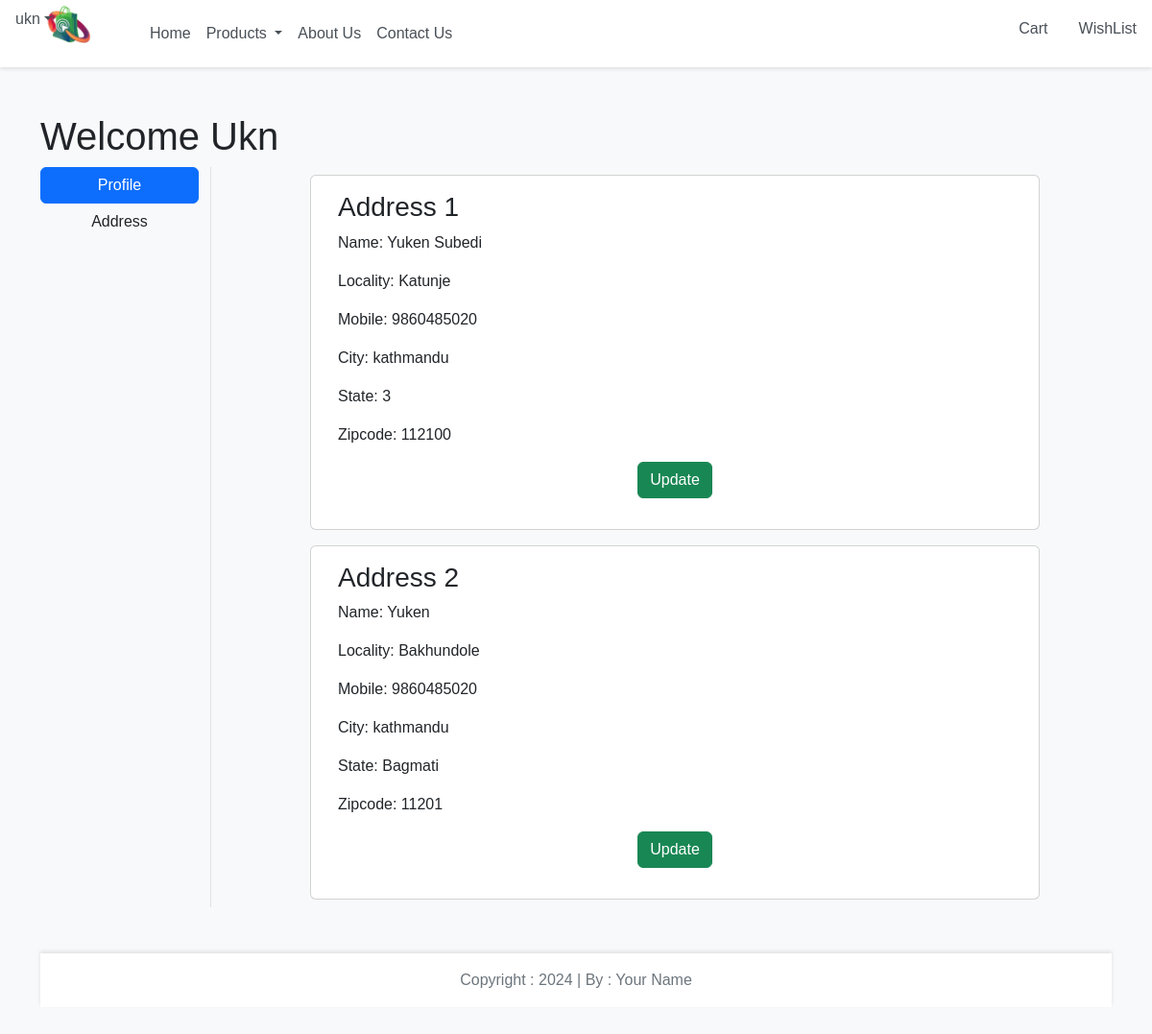
The page /address/ (signed in) on the database its author committed.
### app/models.py (models this page shows, shortened)
class Customer(models.Model):
    user = models.ForeignKey(User, on_delete=models.CASCADE)
    name = models.CharField(max_length=200)
    locality = models.CharField(max_length=200)
    city =  models.CharField(max_length= 100)
    mobile = models.IntegerField(default = 0)
    zipcode = models.IntegerField()
    state = models.CharField(choices=STATE_CHOICES,max_length=100)

### app/views.py (the view)
# urls.py: path("address/", views.address,name="address"),
@login_required
def address(request):
    add= Customer.objects.filter(user=request.user)
    return render(request, 'app/address.html',locals())

### app/templates/app/address.html (shortened to what this page needs)
{% extends 'app/base.html' %}
{% load static %}
{% block main-content %}
<div class="container my-5">
    <div class="row">
        <h1> Welcome <span class="text-capitalize">{{request.user}}</span></h1>
    <div class="col-sm-2 border-end">
        <ul class="list-unstyled">
            <li class="d-grid"><a href="{% url 'profile' %}" class="btn btn-primary">Profile</a></li>
            <li class="d-grid"><a href="{% url 'address' %}" class="btn ">Address</a></li>
        </ul>
    </div>
    <div class="col-sm-8 offset-sm-1">
        <div class="row">
            {% for ad in add %}
                <div class="card m-2">
                    <div class="card-body">
                        <h3>Address {{ forloop.counter }}</h3>
                        <p>Name: {{ad.name}}</p>
                        <p>Locality: {{ad.locality}}</p>
                        <p>Mobile: {{ad.mobile}}</p>
                        <p>City: {{ad.city}}</p>
                        <p>State: {{ad.state}}</p>
                        <p>Zipcode: {{ad.zipcode}}</p>
                        <p class="text-center"><a href="{% url 'updateAddress' pk=ad.id %}" type="button" class="btn btn-success">Update</a></p>
                    </div>
                </div>
            {% endfor %}
        </div>
    </div>
</div>
{% endblock main-content%}

### app/templates/app/base.html (shortened to what this page needs)
{% load static %}
<!DOCTYPE html>
<html lang="en">
<head>
    <link href="https://cdn.jsdelivr.net/npm/bootstrap@5.2.3/dist/css/bootstrap.min.css" rel="stylesheet">
    <link rel="stylesheet" href="https://cdnjs.cloudflare.com/ajax/libs/owl-carousel/1.3.3/owl.carousel.css">
    <link rel="stylesheet" href="https://cdnjs.cloudflare.com/ajax/libs/font-awesome/6.5.2/css/all.min.css">
    <link rel="stylesheet" href="{% static 'css/style.css' %}">
</head>
<body>
  <nav class="navbar navbar-expand-lg navbar-light sticky-top">
    <div class="container-fluid">
      <a class="navbar-brand" href="{% url 'home'%}">
        <img src="{% static 'images/logo.png' %}" alt="Logo"/>
      </a>
      <div class="collapse navbar-collapse" id="navbarSupportedContent">
        <ul class="navbar-nav me-auto mb-2 mb-lg-0">
          {% if request.user.is_authenticated %}
          <li class="nav-item">
            <a class="nav-link active" aria-current="page" href="/">Home</a>
          </li>
          <li class="nav-item dropdown">
            <a class="nav-link dropdown-toggle" href="#" role="button" data-bs-toggle="dropdown" aria-expanded="false">
              Products
            </a>
          </li>
          <li class="nav-item">
            <a class="nav-link" href="{% url 'about' %}">About Us</a>
          </li>
          <li class="nav-item">
            <a class="nav-link" href="{% url 'contact' %}">Contact Us</a>
          </li>
        </ul>
      </div>
      <ul class="navbar-nav me-auto mb-2 mb-lg-0 position-absolute start-0 top-0">
        <li class="nav-item dropdown mx-2">
          <a class="nav-link dropdown-toggle" href="#" id="profileDropdown" role="button" data-bs-toggle="dropdown" aria-expanded="false">
            {{request.user.username}}</a>
        </li>
      </ul>
      <ul class="navbar-nav me-auto mb-2 mb-lg-0 position-absolute end-0 top-0" style="margin-top: 10px; margin-right: 10px;">
        <li class="nav-item mx-2">
          <a href="{% url 'showcart' %}" class="nav-link">
             Cart
          </a>
        </li>
        <li class="nav-item mx-2">
          <a href="#" class="nav-link">WishList</a>
        </li>
        {% endif %}
      </ul>
    </div>
  </nav>
      {% block main-content %}{% endblock main-content %}
    <footer class="container-fluid text-center mt-5">
        Copyright : 2024 | By : Your Name
    </footer>
</body>
</html>

### app/templates/app/base.html (style rules this page uses)
body { background-color: #f8f9fa; font-family: 'Arial', sans-serif; }
.navbar { background-color: #ffffff; box-shadow: 0 2px 4px rgba(0, 0, 0, 0.1); height: 70px; }
.navbar-brand img { max-width: 120px; height: auto; }
.nav-link { color: #495057 !important; }
footer { background-color: #ffffff; color: #6c757d; padding: 1rem; box-shadow: 0 -2px 4px rgba(0, 0, 0, 0.1); }

### rows shown on the page
Customer: name "Yuken Subedi", locality "Katunje", mobile "9860485020", city "kathmandu", state "3", zipcode "112100"
Customer: name "Yuken", locality "Bakhundole", mobile "9860485020", city "kathmandu", state "Bagmati", zipcode "11201"

### other values the page prints
{{ request.user.username }} "ukn"
{{ request.user }} "Ukn"
